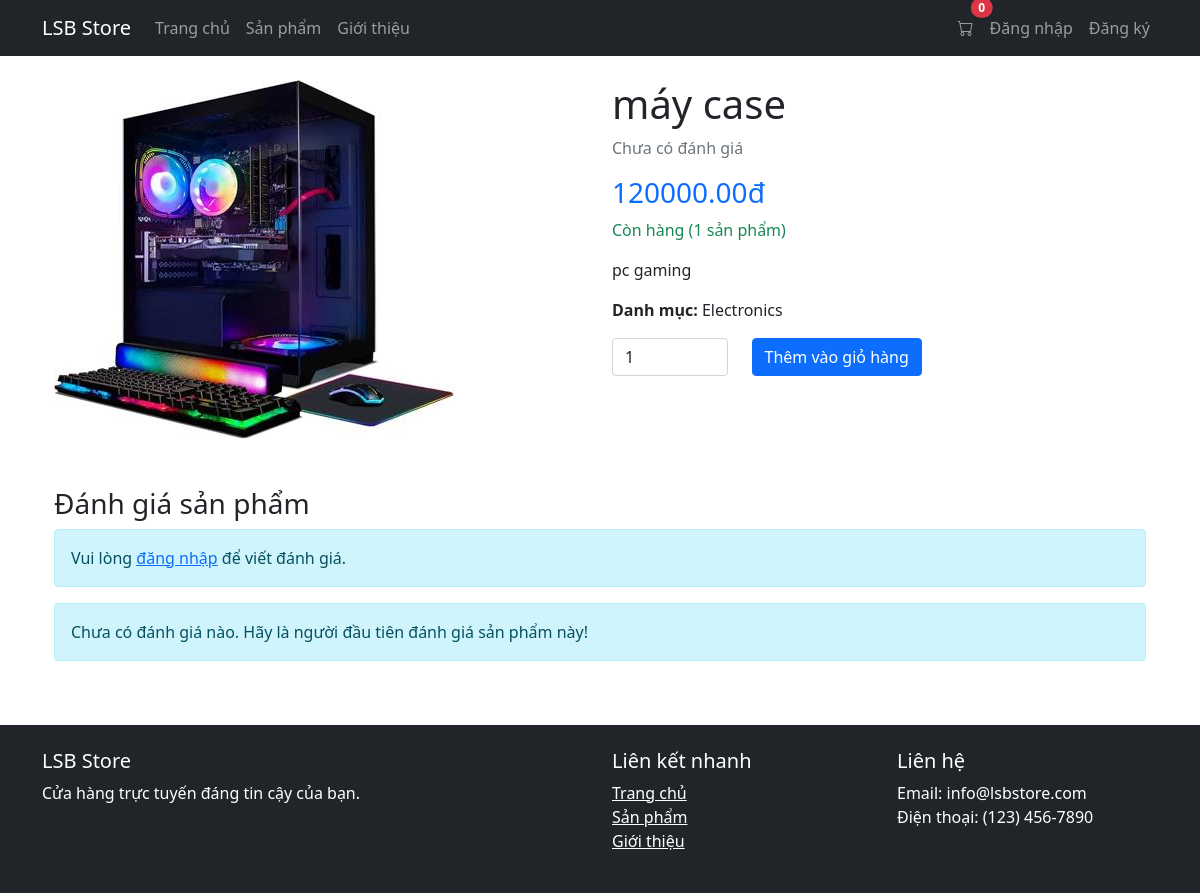
/product/5, run on the app's committed database.
### app/models/product.py (models this page shows, shortened)
class Product(db.Model):
    __tablename__ = 'products'
    id = db.Column(db.Integer, primary_key=True)
    name = db.Column(db.String(100), nullable=False)
    description = db.Column(db.Text, nullable=False)
    price = db.Column(db.Float, nullable=False)
    image = db.Column(db.String(100))
    stock = db.Column(db.Integer, nullable=False, default=0)
    category = db.Column(db.String(50))
    reviews = db.relationship('Review', backref='product', lazy='dynamic')
    order_items = db.relationship('OrderItem', backref='product', lazy='dynamic')
    def get_average_rating(self):
        if self.reviews.count() == 0:
            return 0
        total = sum(review.rating for review in self.reviews)
        return round(total / self.reviews.count(), 1)
    def image_url(self):
        if self.image:
            return url_for('static', filename=f'images/products/{self.image}')
        return url_for('static', filename='images/placeholder.png')

### app/controllers/product_controller.py (the view, shortened to what this page needs)
@product_bp.route('/<int:id>', methods=['GET', 'POST'])
def detail(id):
    product = Product.query.get_or_404(id)
    form = ReviewForm()
    reviews = product.reviews.order_by(Review.created_at.desc()).all()
    return render_template('product/detail.html', product=product,
                           form=form, reviews=reviews)

### app/views/product_view.py
class ReviewForm(FlaskForm):
    rating = SelectField('Xếp hạng', choices=[
        (5, '5 sao'),
        (4, '4 sao'),
        (3, '3 sao'),
        (2, '2 sao'),
        (1, '1 sao')
    ], validators=[DataRequired()], coerce=int)
    comment = TextAreaField('Nhận xét')
    submit = SubmitField('Gửi đánh giá')

### app/templates/product/detail.html (shortened to what this page needs)
{% extends "base.html" %}
{% block content %}
<div class="container">
    <div class="row">
        <div class="col-md-6">
            <img src="{{ product.image_url() }}"
                 class="img-fluid rounded" alt="{{ product.name }}">
        </div>
        <div class="col-md-6">
            <h1>{{ product.name }}</h1>
            <div class="mb-3">
                {% if product.get_average_rating() > 0 %}
                    <span class="rating">
                        {{ product.get_average_rating() }} <i class="bi bi-star-fill"></i>
                        ({{ product.reviews.count() }} đánh giá)
                    </span>
                {% else %}
                    <span class="text-muted">Chưa có đánh giá</span>
                {% endif %}
            </div>
            <h3 class="text-primary">{{ "%.2f"|format(product.price) }}đ</h3>
            <div class="mb-3">
                {% if product.stock > 0 %}
                    <span class="text-success">Còn hàng ({{ product.stock }} sản phẩm)</span>
                {% else %}
                    <span class="text-danger">Hết hàng</span>
                {% endif %}
            </div>
            <p>{{ product.description }}</p>
            <div class="mb-3">
                <strong>Danh mục:</strong> {{ product.category|title }}
            </div>
            {% if product.stock > 0 %}
                <form method="POST" action="{{ url_for('cart.add_to_cart', product_id=product.id) }}">
                    <div class="row mb-3">
                        <div class="col-md-3">
                            <input type="number" class="form-control" name="quantity" value="1" min="1" max="{{ product.stock }}">
                        </div>
                        <div class="col-md-9">
                            <button type="submit" class="btn btn-primary">Thêm vào giỏ hàng</button>
                        </div>
                    </div>
                </form>
            {% endif %}
        </div>
    </div>
    <div class="row mt-5">
        <div class="col-md-12">
            <h3>Đánh giá sản phẩm</h3>
            {% if current_user.is_authenticated %}
                <div class="card mb-4">
                    <div class="card-body">
                        <h5 class="card-title">Viết đánh giá</h5>
                        <form method="POST" action="{{ url_for('product.detail', id=product.id) }}">
                            {{ form.hidden_tag() }}
                            <div class="mb-3">
                                <label class="form-label">Xếp hạng</label>
                                <div class="star-rating">
                                    {% for i in range(5, 0, -1) %}
                                        <i class="bi bi-star-fill{% if form.rating.data|int == i %} text-warning{% endif %}"
                                           data-rating="{{ i }}" style="cursor: pointer;"></i>
                                    {% endfor %}
                                    {{ form.rating() }}
                                </div>
                                {% if form.rating.errors %}
                                    <div class="text-danger">
                                        {% for error in form.rating.errors %}
                                            <small>{{ error }}</small>
                                        {% endfor %}
                                    </div>
                                {% endif %}
                            </div>
                            <div class="mb-3">
                                {{ form.comment.label(class="form-label") }}
                                {{ form.comment(class="form-control", rows=3) }}
                            </div>
                            <button type="submit" class="btn btn-primary">Gửi đánh giá</button>
                        </form>
                    </div>
                </div>
            {% else %}
                <div class="alert alert-info">
                    Vui lòng <a href="{{ url_for('auth.login') }}">đăng nhập</a> để viết đánh giá.
                </div>
            {% endif %}
            {% if reviews %}
                {% for review in reviews %}
                    <div class="card mb-3">
                        <div class="card-body">
                            <div class="d-flex justify-content-between">
                                <h5 class="card-title">{{ review.author.username }}</h5>
                                <div class="text-warning">
                                    {% for i in range(5) %}
                                        <i class="bi bi-star-fill{% if i >= review.rating %} text-secondary{% endif %}"></i>
                                    {% endfor %}
                                </div>
                            </div>
                            <small class="text-muted">{{ review.created_at.strftime('%d/%m/%Y') }}</small>
                            {% if review.comment %}
                                <p class="card-text mt-2">{{ review.comment }}</p>
                            {% endif %}
                        </div>
                    </div>
                {% endfor %}
            {% else %}
                <div class="alert alert-info">
                    Chưa có đánh giá nào. Hãy là người đầu tiên đánh giá sản phẩm này!
                </div>
            {% endif %}
        </div>
    </div>
</div>
{% endblock %}

### app/static/css/style.css (style rules this page uses)
body { display: flex; flex-direction: column; min-height: 100vh; }

### data on the page
Product: image_url (picture), name "máy case", price "120000.00", stock "1", description "pc gaming", category "Electronics", quantity "1"
